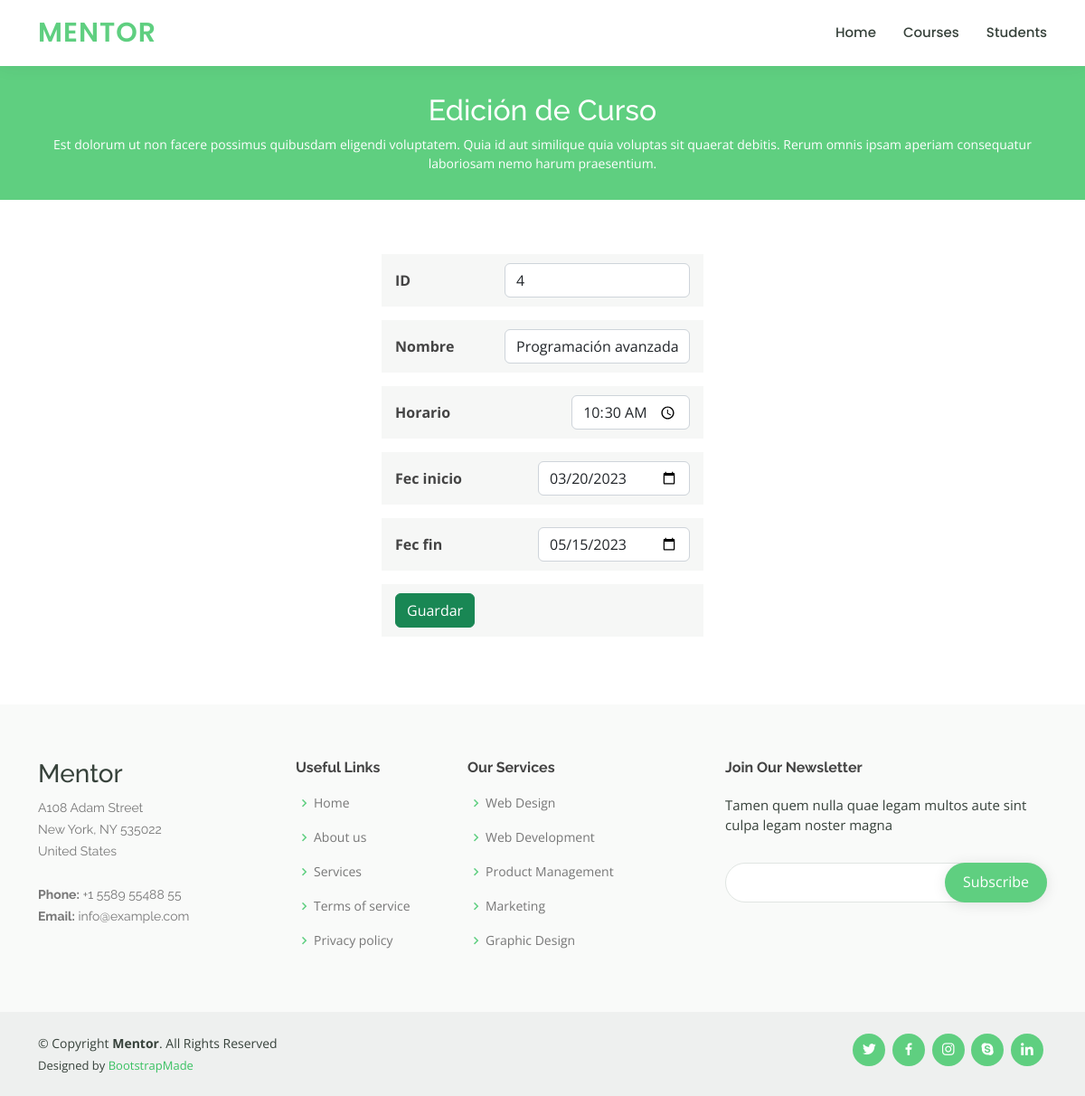
/courses/editCourse/4, run on the app's committed database.
### curso/models.py (models this page shows, shortened)
class Course(models.Model):
    id = models.AutoField(primary_key=True)
    name = models.CharField(verbose_name='Nombre', max_length=50)
    schedule = models.TimeField(verbose_name='Horario')
    date_init = models.DateField(verbose_name='Fecha inicio')
    date_end = models.DateField(verbose_name='Fecha fin')
    created = models.DateTimeField(verbose_name='Creado', auto_now_add=True)
    updated = models.DateTimeField(verbose_name='Actualizado', auto_now_add=True)
    class Meta:
        verbose_name = 'Curso'
        verbose_name_plural = 'Cursos'

### curso/views.py (the view)
# urls.py: path("courses/editCourse/<int:id_course>", views.editCourse),
def editCourse(request, id_course):
    course = Course.objects.get(id=id_course)
    print(course.date_init)
    return render(request, 'course-details.html', {'course': course})

### curso/templates/course-details.html (shortened to what this page needs)
{% extends "base.html" %}
{% load static %}
{% block content %}
    <div class="breadcrumbs" data-aos="fade-in">
      <div class="container">
        <h2>Edición de Curso</h2>
        <p>Est dolorum ut non facere possimus quibusdam eligendi voluptatem. Quia id aut similique quia voluptas sit quaerat debitis. Rerum omnis ipsam aperiam consequatur laboriosam nemo harum praesentium. </p>
      </div>
    </div>
    <section id="course-details" class="course-details">
      <div class="container" data-aos="fade-up">
        <div class="row">
          <div class="col-lg-4 offset-md-4">
                <form action="/updateCourse/" method="post">
                  <div class="course-info d-flex justify-content-between align-items-center">
                    <label for="txtName"><strong>ID </strong></label>
                    <p><input type="text" name="txtId" id="txtId" value="{{ course.id }}" class="form-control" placeholder="Nombre" readonly></p>
                  </div>
                  <div class="course-info d-flex justify-content-between align-items-center">
                    <label for="txtName"><strong>Nombre</strong></label>
                    <p><input type="text" name="txtName" id="txtName" value="{{ course.name }}" class="form-control" placeholder="Nombre" maxlength="50"
                      required></p>
                  </div>
                  <div class="course-info d-flex justify-content-between align-items-center">
                    <label for="txtName"><strong>Horario</strong></label>
                    <p><input type="time" name="timeSchedule" id="timeSchedule" value="{{ course.schedule }}" class="form-control" placeholder="Horario" required></p>
                  </div>
                  <div class="course-info d-flex justify-content-between align-items-center">
                    <label for="txtName"><strong>Fec inicio</strong></label>
                    <p><input type="date" name="dateInit" id="dateInit" value="{{ course.date_init | date:'Y-m-d' }}" class="form-control" placeholder="Fecha inicio" required></p>
                  </div>
                  <div class="course-info d-flex justify-content-between align-items-center">
                    <label for="txtName"><strong>Fec fin</strong></label>
                    <p><input type="date" name="dateEnd" id="dateEnd" value="{{ course.date_end | date:'Y-m-d' }}" class="form-control" placeholder="Fecha fin" required></p>
                  </div>
                  <div class="course-info d-flex justify-content-between align-items-center">
                    <button type="submit" class="btn btn-success btn-block text-white">Guardar</button>
                  </div>
                </form>
          </div>
        </div>
      </div>
    </section>
{% endblock %}

### curso/static/assets/css/style.css (style rules this page uses)
body { font-family: "Open Sans", sans-serif; color: #444444; }
h1, h2, h3, h4, h5, h6 { font-family: "Raleway", sans-serif; }
section { padding: 60px 0; overflow: hidden; }
.breadcrumbs { margin-top: 73px; text-align: center; background: #5fcf80; padding: 30px 0; color: #fff; }
.breadcrumbs h2 { font-size: 32px; font-weight: 500; }
.breadcrumbs p { font-size: 14px; margin-bottom: 0; }
.course-details .course-info { background: #f6f7f6; padding: 10px 15px; margin-bottom: 15px; }
.course-details .course-info p { margin: 0; font-weight: 600; }

### data on the page
Course: txtId "4", txtName "Programación avanzada", timeSchedule "10:30", dateInit "03/20/2023", dateEnd "05/15/2023"
